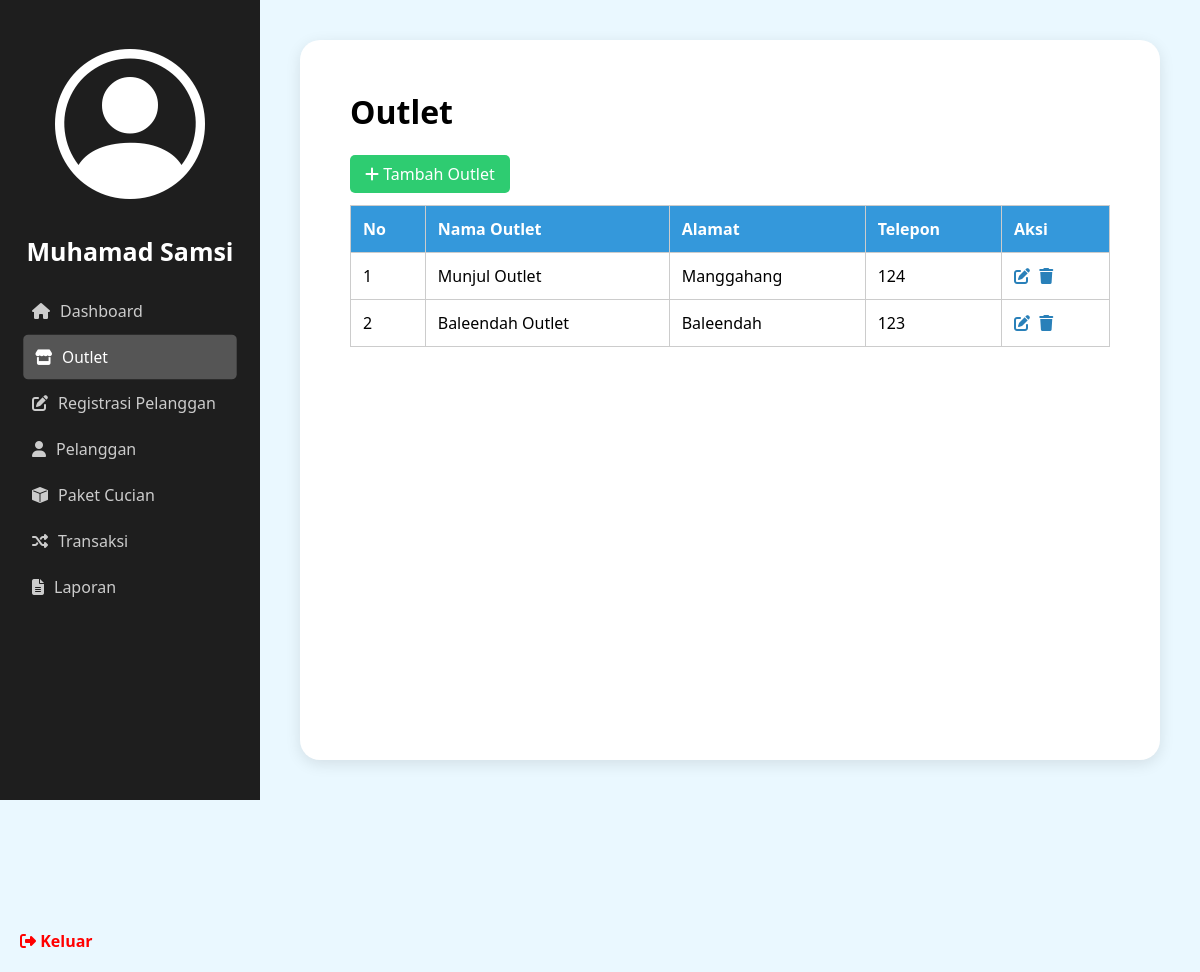
The page /admin/outlet.php (signed in) on the database its author committed.
### tables this page shows
CREATE TABLE `tb_outlet` (
  `id` int(11) NOT NULL,
  `nama` varchar(100) DEFAULT NULL,
  `alamat` text DEFAULT NULL,
  `tlp` varchar(15) DEFAULT NULL
);

### admin/outlet.php (the view, shortened to what this page needs)
<?php
include '../database/koneksi.php';
$query = "SELECT * FROM tb_outlet";
$result = $koneksi->query($query);
$nama = htmlspecialchars($_SESSION["nama"]);;
?>
<!DOCTYPE html>
<html lang="id">
<head>
    <link rel="stylesheet" href="../style/style.css">
    <link rel="stylesheet" href="https://cdnjs.cloudflare.com/ajax/libs/font-awesome/6.4.0/css/all.min.css">
    <link rel="stylesheet" href="https://cdn.jsdelivr.net/npm/bootstrap-icons@1.11.3/font/bootstrap-icons.min.css">
</head>
<body>
    <div class="container">
        <div class="sidebar">
            <div class="profile">
                <a href="user.php" style="color: inherit; text-decoration: none;">
                  <div class="avatar"><i class="bi bi-person-circle"></i></div>
                </a>
                <h3> <?= $nama ?></h3>
            </div>
            <ul class="menu">
                <a href="dashboard.php"><li><i class="fa fa-home"></i> Dashboard</li></a>
                <a href="outlet.php"><li class="active"><i class="fa fa-store"></i> Outlet</li></a>
                <a href="tambah_pelanggan.php"><li><i class="fa fa-edit"></i> Registrasi Pelanggan</li></a>
                <a href="pelanggan.php"><li><i class="fa fa-user"></i> Pelanggan</li></a>
                <a href="paket_cucian.php"><li><i class="bi bi-box-fill"></i> Paket Cucian</li></a>
                <a href="transaksi.php"><li><i class="fa fa-random"></i> Transaksi</li></a>
                <a href="laporan.php"><li><i class="fa fa-file-alt"></i> Laporan</li></a>
            </ul>
            <div class="logout">
                <a href="../index.php"><i class="fa fa-sign-out-alt"></i> Keluar</a>
            </div>
        </div>
        <div class="main-content">
            <div class="content-box">
                <div class="outlet-header">
                    <h1>Outlet</h1>
                    <a href="tambah_outlet.php" class="btn-tambah"><i class="fa fa-plus"></i> Tambah Outlet</a>
                </div>
                <table class="tabel-outlet">
                    <thead>
                        <tr>
                            <th>No</th>
                            <th>Nama Outlet</th>
                            <th>Alamat</th>
                            <th>Telepon</th>
                            <th>Aksi</th>
                        </tr>
                    </thead>
                    <tbody>
                        <?php
                        $no = 1;
                        if ($result->num_rows > 0) {
                            while ($row = $result->fetch_assoc()) {
                                echo "<tr>";
                                echo "<td>{$no}</td>";
                                echo "<td>{$row['nama']}</td>";
                                echo "<td>{$row['alamat']}</td>";
                                echo "<td>{$row['tlp']}</td>";
                                echo "<td>
                                        <a href='edit_outlet.php?id={$row['id']}' class='btn-aksi edit'><i class='fa fa-edit'></i></a>
                                        <a href='delete_outlet.php?id={$row['id']}' class='btn-aksi hapus' onclick='return confirm(\"Yakin ingin menghapus outlet ini?\")'><i class='fa fa-trash'></i></a>
                                      </td>";
                                echo "</tr>";
                                $no++;
                            }
                        } else {
                            echo "<tr><td colspan='5'>Tidak ada data outlet</td></tr>";
                        }
                        ?>
                    </tbody>
                </table>
            </div>
        </div>
    </div>
</body>
</html>

### style/style.css (style rules this page uses)
* { margin: 0; padding: 0; box-sizing: border-box; font-family: Arial, sans-serif; }
body, html { height: 100%; }
* { margin: 0; padding: 0; box-sizing: border-box; font-family: "Segoe UI", sans-serif; }
body { background-color: #eaf8ff; }
.container { display: flex; height: 100vh; }
.sidebar { width: 260px; background-color: #1e1e1e; color: white; display: flex; flex-direction: column; justify-content: space-between; }
.profile { text-align: center; padding: 20px 0; }
.avatar { font-size: 150px; border-radius: 50%; margin: 0 auto 10px auto; }
.profile h3 { font-weight: bold; font-size: 25px; }
.menu { list-style: none; padding: 0 20px; margin-bottom: 300px; }
.menu li { padding: 12px; cursor: pointer; display: flex; align-items: center; gap: 10px; color: #ccc; transition: background 0.3s; border-radius: 5px; }
.menu li.active, .menu li:hover { background-color: #555; color: white; border-radius: 5px; transform: scale(0.97); }
.logout { padding: 20px; color: red; cursor: pointer; font-weight: bold; display: flex; align-items: center; gap: 10px; }
.main-content { flex: 1; padding: 40px; }
.content-box { background-color: white; overflow-y: auto; padding: 50px; border-radius: 20px; box-shadow: 0 4px 15px rgba(0, 0, 0, 0.1); height: 100%; max-height: 100vh; }
.content-box h1 { margin-bottom: 30px; }
.menu a { text-decoration: none; color: inherit; }
.logout a, .logout a:visited { text-decoration: none; color: inherit; }
.tabel-outlet { width: 100%; border-collapse: collapse; margin-top: 20px; }
.tabel-outlet th, .tabel-outlet td { border: 1px solid #ccc; padding: 12px; text-align: left; }
.tabel-outlet th { background-color: #3498db; color: white; }
.btn-tambah { text-decoration: none; background-color: #2ecc71; color: white; padding: 8px 15px; border-radius: 5px; }
.outlet-header { margin-bottom: 20px; }
.btn-aksi { margin-right: 5px; color: #2980b9; }

### rows shown on the page
tb_outlet: nama "Munjul Outlet", alamat "Manggahang", tlp "124"
tb_outlet: nama "Baleendah Outlet", alamat "Baleendah", tlp "123"

### other values the page prints
$nama "Muhamad Samsi"
